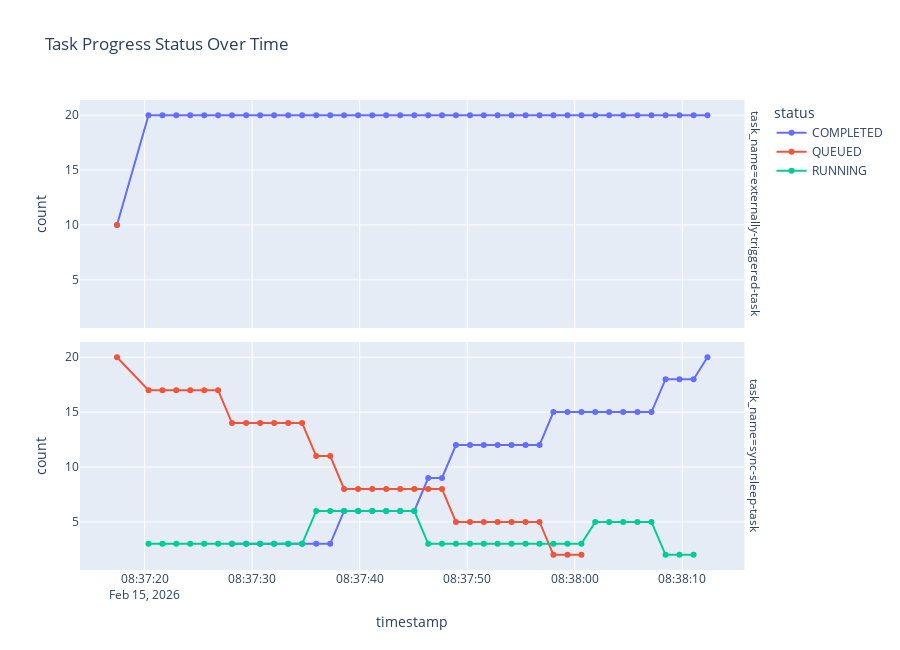

Here is the notebook cell this chart was saved with:
### Code cell
import plotly.express as px

# Task progress over time (Plotly)
status_counts_df = (
    snapshots_df.groupby(["timestamp", "task_name", "status"], as_index=False)
    .size()
    .rename(columns={"size": "count"})
)

fig_progress = px.line(
    status_counts_df,
    x="timestamp",
    y="count",
    color="status",
    facet_row="task_name",
    markers=True,
    title="Task Progress Status Over Time",
)
fig_progress.update_layout(height=650, legend_title_text="status")
fig_progress.show()

print("Latest status snapshot:")
display(status_counts_df.sort_values(["timestamp", "task_name", "status"]).tail(20))
